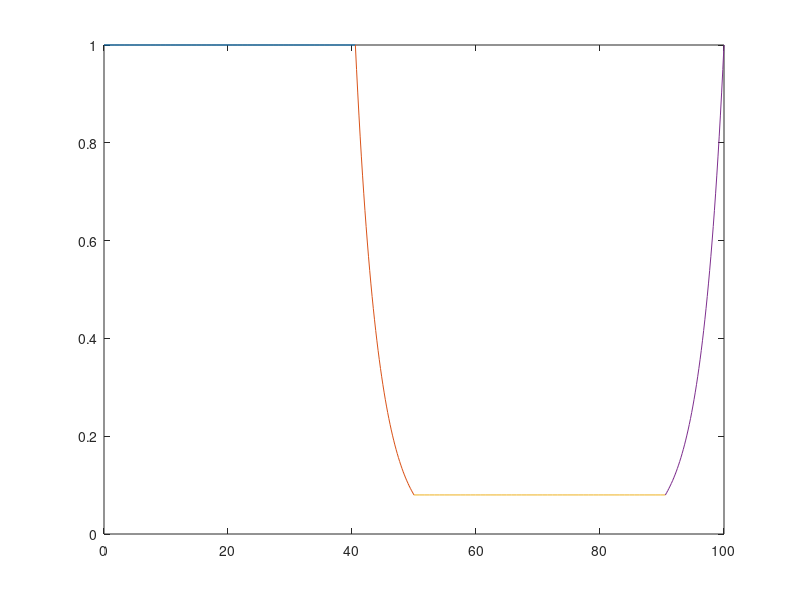
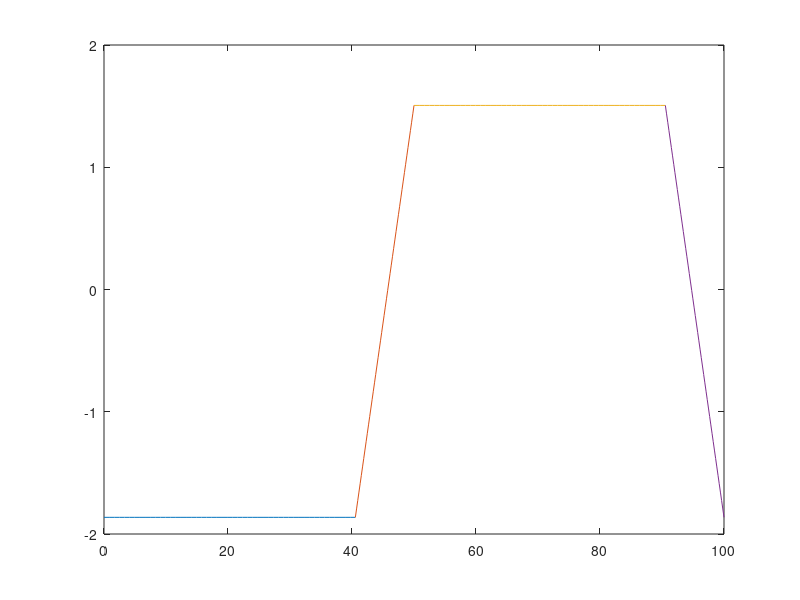

These figures' MATLAB source, in order:
% checking graphs for Mo

% parameters
d = 45;
L = (2*d)/cosd(6);
lambda = 13.5;
delta = .08;
beta = .06;
n2 = 1 + delta;
E0 = 1;
pitch = 100;
halfPitch = pitch/2;

% setting the x-axis
x1 = linspace(0, halfPitch-(2*d*tand(6)), 50);
x2 = linspace(halfPitch-(2*d*tand(6)), halfPitch, 50);
x3 = linspace(halfPitch, pitch-(2*d*tand(6)), 50);
x4 = linspace(pitch-(2*d*tand(6)), pitch, 50);

%{
path 1
%}

% E field at end of path
E1 = E0*(exp(1i*(2*pi*L)/lambda));

%{
path 2
%}
% parameters
path2a = abs(((L.*sind(6))-abs(x2-(halfPitch-(2*d*tand(6)))))./(sind(6)));
path2b = L - path2a;

% E field at end of path
E2 = E0.*exp(1i.*(((2.*pi.*path2a)./lambda)+((2.*pi.*path2b.*n2)./lambda))).*exp(-((2.*pi.*beta).*path2b)./lambda);

%{
path 3
%}

% E field at end of path
E3 = E0*exp(1i*((2*pi*L*n2)/lambda))*exp(-(2*pi*L*beta)/lambda);

%{
path 4
%}
% parameters
path4a = abs((x4-pitch)./sind(6));
path4b = L - path4a;
E4 = E0.*exp(1i.*(((2.*pi.*path4a.*n2)./lambda)+((2.*pi.*path4b)./lambda))).*exp(-(2.*pi.*beta.*path4a)./lambda);

%{
plotting the amplitude
%}

figure(1)
plot(x1, abs(E1)*ones(size(x1)))
hold on
plot(x2, abs(E2))
plot(x3, abs(E3)*ones(size(x3)))
plot(x4, abs(E4))
hold off

%{
plotting the phase
%}

figure(2)
plot(x1, angle(E1)*ones(size(x1))) 
hold on
plot(x2, angle(E2))
plot(x3, angle(E3)*ones(size(x3)))
plot(x4, angle(E4))
hold off

% trying to stitch the paths together
            
% 1 period of diffraction grating
x = linspace(0, pitch, 200);

% find phase shift of light passing through absorber
phaseShift1 = exp(1i*(2*pi*L)/lambda);
phaseShift2 = exp(1i.*(((2.*pi.*path2a)./lambda)+((2.*pi.*path2b.*n2)./lambda)));
phaseShift3 = exp(1i*((2*pi*L*n2)/lambda));
phaseShift4 = exp(1i.*(((2.*pi.*path4a.*n2)./lambda)+((2.*pi.*path4b)./lambda)));

% find attenuation of intensity as light passes through absorber
attenuation2 = exp(-((2.*pi.*beta).*path2b)./lambda);
attenuation3 = exp(-(2*pi*L*beta)/lambda);
attenuation4 = exp(-(2.*pi.*beta.*path4a)./lambda);






